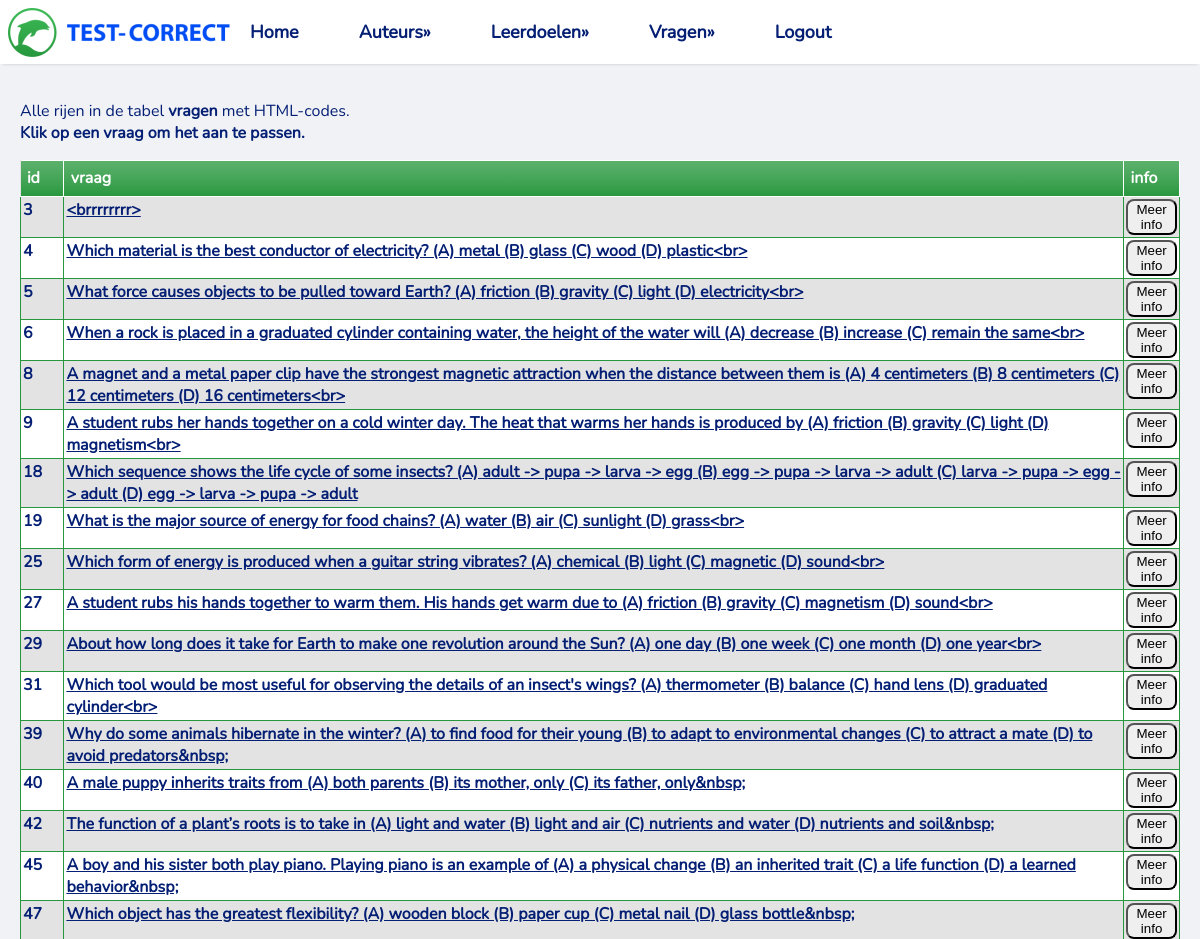
The app's page /allHTML_error (upper part), older data.
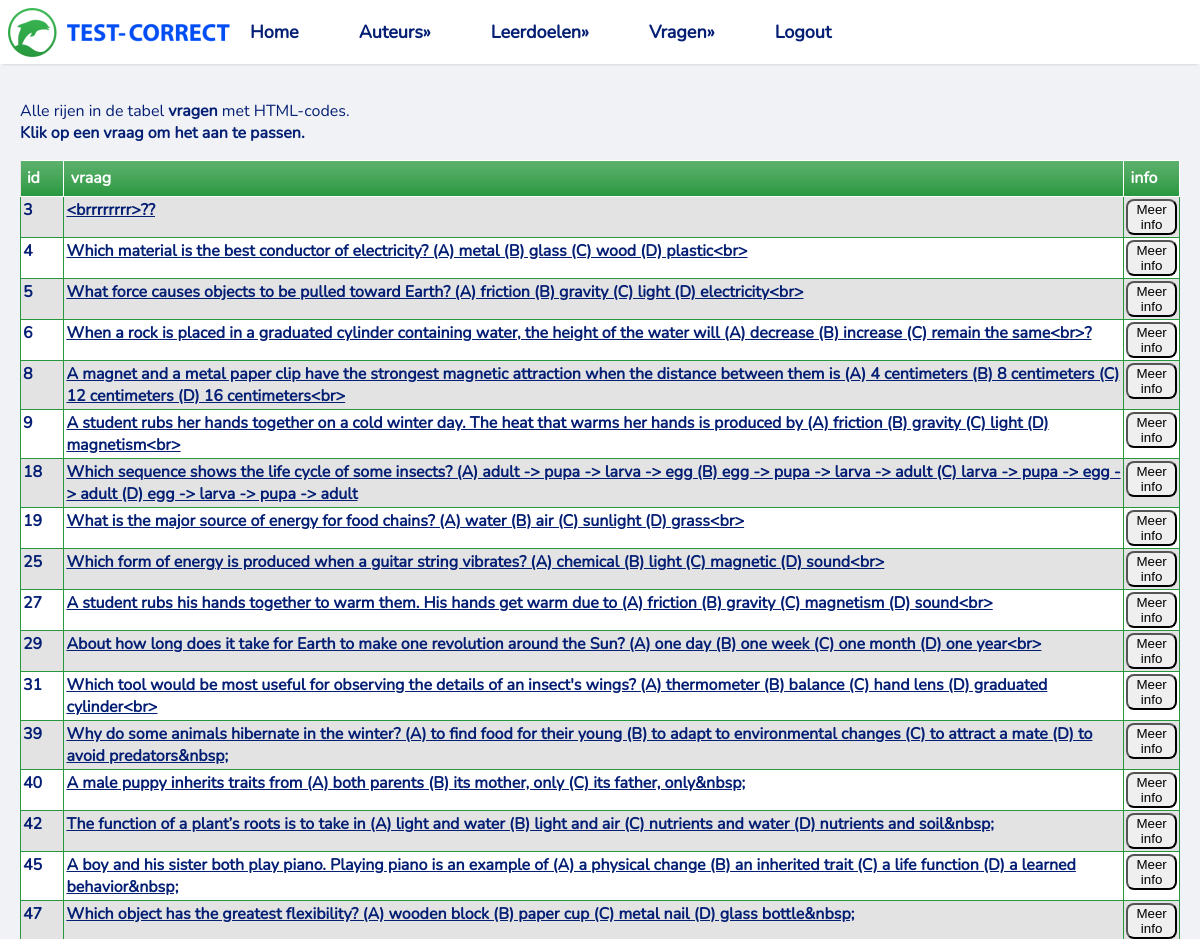
The same page, newer data.
### tables this page shows
CREATE TABLE `vragen` (
  `id` integer NOT NULL
,  `leerdoel` integer DEFAULT NULL
,  `vraag` text NOT NULL
,  `auteur` integer DEFAULT NULL
);

### app.py (the view)
@app.route("/allHTML_error")
def get_allhtml_error():
    tables = dbm.get_table_list()
    rows, column_names = dbm.get_allhtmlcodes()
    return render_template("ALLHTML_errors.html", rows=rows, columns=column_names, table_list=tables)

### lib/tablemodel.py (called while the page is built)
    def get_table_list(self):
        cursor = sqlite3.connect(self.database_file).cursor()
        cursor.execute("SELECT name FROM sqlite_master WHERE type='table'")
        tables = [table[0] for table in cursor.fetchall()]
        return tables

    def get_allhtmlcodes(self):
        cursor = sqlite3.connect(self.database_file).cursor()
        cursor.execute("SELECT id,vraag FROM vragen WHERE vraag LIKE '%&%' "
                       "OR vraag LIKE '%<%' OR vraag LIKE '%>%' OR vraag LIKE '%nbsp%';")
        allhtml_error_header = [column_name[0] for column_name in cursor.description]
        all_error_content = cursor.fetchall()
        return all_error_content, allhtml_error_header

### templates/ALLHTML_errors.html (shortened to what this page needs)
<!DOCTYPE html>
<html lang="en">
<head>
    <link rel="stylesheet" href="/static/basic.css" type="text/css">
</head>
<body>
{% include "Navbar.html" %}
<main>
    <p>Alle rijen in de tabel <b>vragen</b> met HTML-codes.
    <br/>
        <b>Klik op een vraag om het aan te passen.</b>
    </p>
<div>
    <table>
        <thead>
        <tr>
            {% for column in columns %}
            <th>{{ column }}</th>
            {% endfor %}
        <th>
            info
        </th>
        </tr>
        </thead>
        <tbody>
        {% for row in rows %}
        <tr class="active-row">
            {% for field in row %}
                {% if loop.index == 2 %}
            <td><a class="table_item" href="/update_web/{{ row[0] }}">{{ field }}</a></td>
                {% else %}
                    <td>{{ field }}</td>
                {% endif %}
            {% endfor %}
        <td>
            <a href="https://www.test-correct.nl/?vraag={{ row[0] }}" target="_blank"><button>Meer info</button></a>
        </td>
        </tr>
        {% endfor %}
        </tbody>
    </table>
</div>
</main>
</body>
</html>

Row changes from the older to the newer data that the page shows:
changed vragen: vraag "<brrrrrrrr>" → "<brrrrrrrr>??"
changed vragen: vraag "When a rock is placed in a graduated cylinder containing water, the height of the water will (A) decrease (B) increase (C) remain the same<br>" → "When a rock is placed in a graduated cylinder containing water, the height of the water will (A) decrease (B) increase (C) remain the same<br>?"
